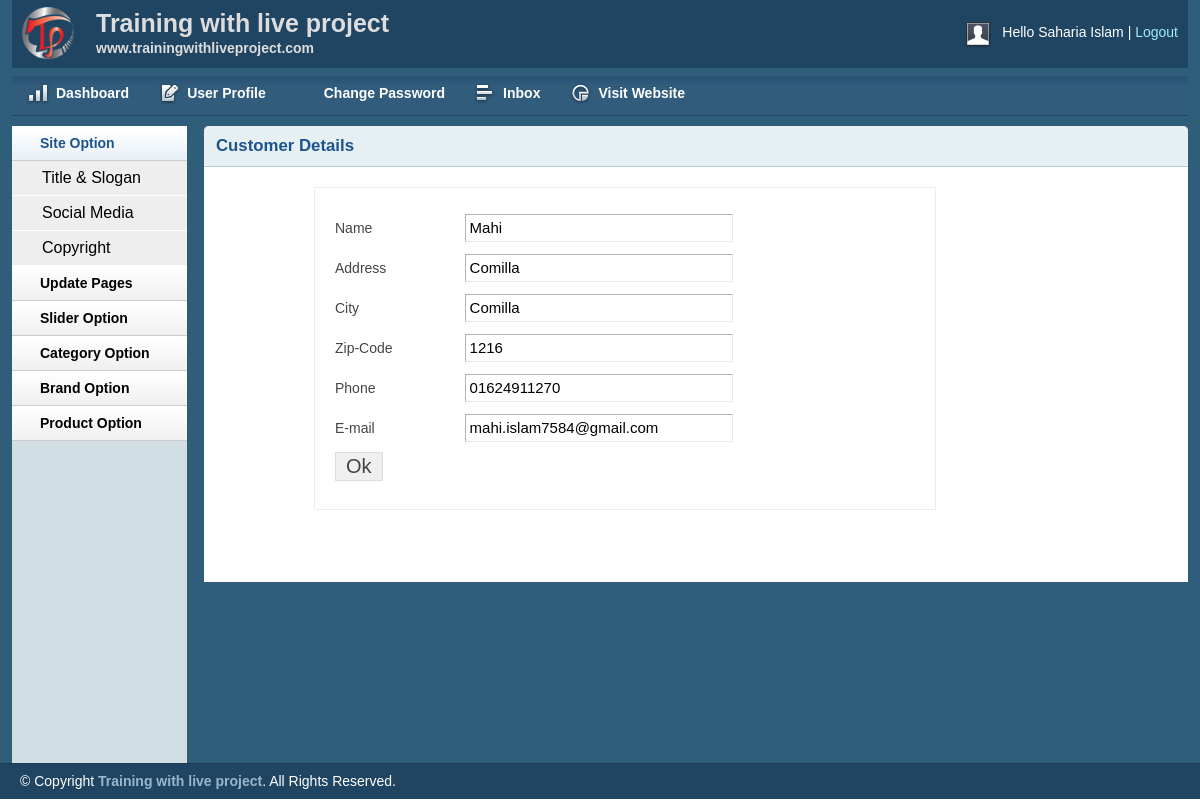
The app's page /admin/customer.php?custId=2 (signed in) with its own data.
### tables this page shows
CREATE TABLE `tbl_customer` (
  `id` int(11) NOT NULL,
  `name` varchar(255) NOT NULL,
  `address` text NOT NULL,
  `city` varchar(30) NOT NULL,
  `country` varchar(30) NOT NULL,
  `zip` varchar(30) NOT NULL,
  `phone` varchar(30) NOT NULL,
  `email` varchar(255) NOT NULL,
  `password` varchar(32) NOT NULL
);

### lib/Database.php (called while the page is built, shortened)
<?php
Class Database{
 public $host   = DB_HOST;
 public $user   = DB_USER;
 public $pass   = DB_PASS;
 public $dbname = DB_NAME;
 public $link;
private function connectDB(){
 $this->link = new mysqli($this->host, $this->user, $this->pass,
  $this->dbname);
 }
public function select($query){
  $result = $this->link->query($query) or die($this->link->error.__LINE__);
  if($result->num_rows > 0){
    return $result;
  } else {
    return false;
  }
 }
}

### classes/Customer.php (called while the page is built, shortened)
<?php
include_once $_SERVER['DOCUMENT_ROOT']."/shop/lib/Database.php";
?>
<?php
class Customer
{
	private $db;
	public function __construct()
	{
		$this->db = new Database;
	}
	public function getCustomerData($id){
		$query = "SELECT * from tbl_customer where id = '$id'";
		$result = $this->db->select($query);
		return $result;
	}
}
?>

### admin/customer.php (the view, shortened to what this page needs)
<?php include_once $_SERVER['DOCUMENT_ROOT']."/shop/classes/Customer.php"; ?>
<?php include 'inc/header.php';?>
<?php include 'inc/sidebar.php';?>
<?php
if (!isset($_GET['custId']) || $_GET['custId'] == NULL) {
    echo "<script>window.location ='inbox.php'</script>";
}else{
    $id = $_GET['custId'];
}
?>
<div class="grid_10">
    <div class="box round first grid">
        <h2>Customer Details</h2>
       <div class="block copyblock">
        <?php
            $cus = new Customer();
            $getCust = $cus->getCustomerData($id);
            if ($getCust) {
                while ($result =$getCust->fetch_assoc()) { ?>
        <form action="" method="post">
            <table class="form">
                <tr>
                    <td>Name</td>
                    <td>
                        <input type="text" readonly="readonly" value="<?php echo $result['name']; ?>" class="medium" />
                    </td>
                </tr>
                <tr>
                    <td>Address</td>
                    <td>
                        <input type="text" readonly="readonly" value="<?php echo $result['address']; ?>" class="medium" />
                    </td>
                </tr>
                <tr>
                    <td>City</td>
                    <td>
                        <input type="text" readonly="readonly" value="<?php echo $result['city']; ?>" class="medium" />
                    </td>
                </tr>
                <tr>
                    <td>Zip-Code</td>
                    <td>
                        <input type="text" readonly="readonly" value="<?php echo $result['zip']; ?>" class="medium" />
                    </td>
                </tr>
                <tr>
                    <td>Phone</td>
                    <td>
                        <input type="text" readonly="readonly" value="<?php echo $result['phone']; ?>" class="medium" />
                    </td>
                </tr>
                <tr>
                    <td>E-mail</td>
                    <td>
                        <input type="text" readonly="readonly" value="<?php echo $result['email']; ?>" class="medium" />
                    </td>
                </tr>
				<tr>
                    <td>
                        <input type="submit" name="submit" Value="Ok" />
                    </td>
                </tr>
            </table>
        </form>
        <?php } } ?>
        </div>
    </div>
</div>
<?php include 'inc/footer.php';?>

### admin/css/text.css (style rules this page uses)
body { font: 13px/1.5 Tahoma, Helvetica, Arial, 'Liberation Sans', FreeSans, sans-serif; }
h2 { font-size: 23px; }
p, dl, hr, h1, h2, h3, h4, h5, h6, ol, ul, pre, table, address, fieldset { margin-bottom: 20px; }

### admin/css/grid.css (style rules this page uses)
.grid_1, .grid_2, .grid_3, .grid_4, .grid_5, .grid_6, .grid_7, .grid_8, .grid_9, .grid_10, .grid_11, .grid_12, .grid_13, .grid_14, .grid_15, .grid_16 { display: inline; float: left; margin-left: 1%; margin-right: 1%; }
.container_12 .grid_10 { width: 81.333%; }

### admin/css/layout.css (style rules this page uses)
body { background: #fff none repeat scroll 0 0; color: #444; font-size: 14px; padding: 0; }
h1, h2, h3, h4, h5, h6 { line-height:1.2em; margin-bottom:.3em; }
h2 { margin-top:1em; }
.box { background:#fff; margin-bottom:20px; padding:10px 10px 10px 10px; margin-left:-8px; }
.box.grid { padding-bottom:40px; }
.box.round { -moz-border-radius: 5px 5px 0px 0px; -webkit-border-radius: 5px 5px 0px 0px; border-radius: 5px 5px 0px 0px; }
.box h2 { font-size:1.2em; font-weight:bold; color:#1B548D; background:#E6F0F3; margin:-10px -10px 0 -10px; padding:10px 12px; border-bottom:1px solid #B3CBD6; -moz-border-radius: 5px 5px 0px 0px; -webkit-border-radius: 5px 5px 0px 0px; border-radius: 5px 5px 0px 0px; }
.box.first { min-height: 406px; }
.block { padding-top:20px; }
.copyblock { border: 1px solid #e6f0f3; line-height: 32px; margin-left: 100px; margin-top: 20px; padding-left: 20px; width: 600px; }
table.form { width:100%; }
table.form td { padding:4px 0px; }
table.form input, table.form select { font-size: 15px; padding: 4px 4px 5px 4px; border-top: 1px solid #b3b3b3; border-left: 1px solid #b3b3b3; border-right: 1px solid #eaeaea; border-bottom: 1px solid #eaeaea; }
table.form input[type="submit"] { border: 1px solid #ddd; color: #444; cursor: pointer; font-size: 20px; padding: 2px 10px; }
input.medium { width: 55%; }
.block { padding-bottom:1px; }

### records on screen
tbl_customer: name "Mahi", address "Comilla", city "Comilla", zip "1216", phone "01624911270", email "mahi.islam7584@gmail.com"

### other values on screen
Session::get('adminName') "Saharia Islam"
